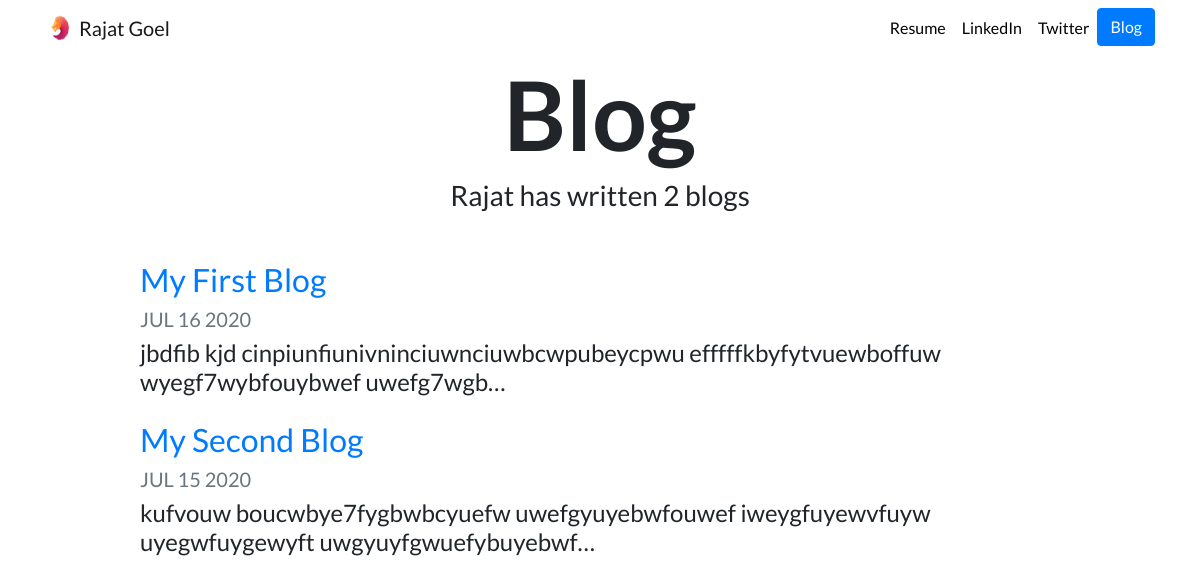
Screenshot of /blog/ with the database file from the repository.
### blog/models.py (models this page shows, shortened)
class Blog(models.Model):
    title=models.CharField(max_length=200)
    description=models.TextField()
    date=models.DateField()

### blog/views.py (the view)
# urls.py: path('',views.all_blogs,name='all_blogs'),
def all_blogs(request):
    blogs=Blog.objects.order_by('-date')
    return render(request,'blog/all_blogs.html',{'blogs':blogs})

### blog/templates/blog/all_blogs.html
{% extends 'portfolio/base.html' %}
{% block content %}
<h1 id="blogtitle" class="font-weight-bold text-center">Blog</h1>
<h3 class="text-center mb-5">Rajat has written {{ blogs.count }} blog{{ blogs.count|pluralize }}</h3>
{% for blog in blogs %}
<div class="row justify-content-center my-3">
  <div class="col-md-10">
    <a href="{% url 'blog:detail' blog.id %}">
      <h2>{{ blog.title }}</h2>
    </a>
    <h5 class="text-muted">{{ blog.date|date:'M d Y'|upper }}</h5>
    <h4>{{ blog.description|striptags|truncatechars:100 }}</h4>
  </div>
</div>
{% endfor %}
{% endblock %}

### portfolio/static/portfolio/custom.css (style rules this page uses)
body { font-family: 'Lato', sans-serif; }
#blogtitle { font-size: 6rem; }

### rows the page displays
Blog: title "My First Blog", date "JUL 16 2020", description "jbdfib kjd cinpiunfiunivninciuwnciuwbcwpubeycpwu efffffkbyfytvuewboffuw wyegf7wybfouybwef uwefg7wgb…"
Blog: title "My Second Blog", date "JUL 15 2020", description "kufvouw boucwbye7fygbwbcyuefw uwefgyuyebwfouwef iweygfuyewvfuyw uyegwfuygewyft uwgyuyfgwuefybuyebwf…"

### other values shown
{{ blogs.count }} "2"
